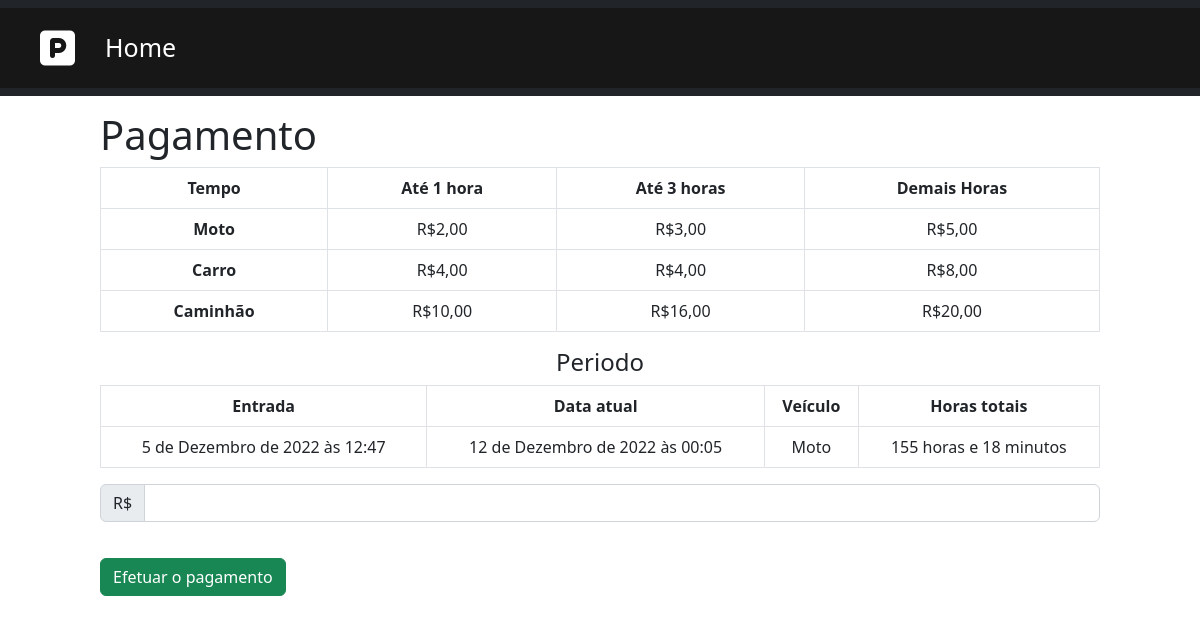
Before: /parking/28/pay with the older database file.
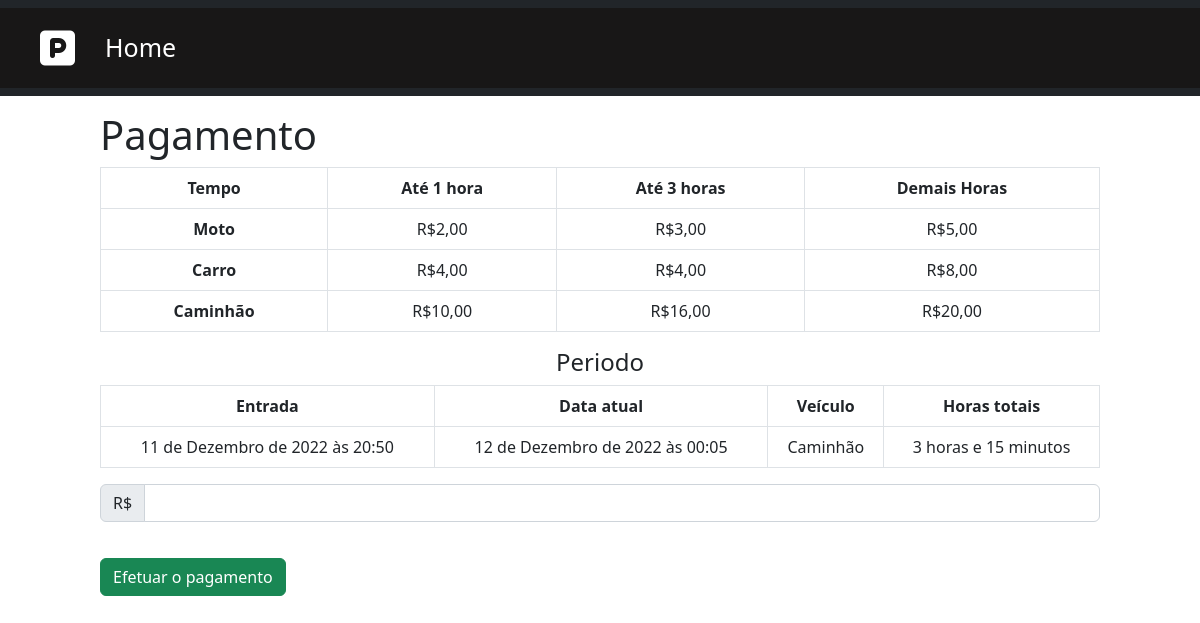
After: the same page with the newer database file.
### core/models.py (models this page shows, shortened)
class Parking(models.Model):
    TYPEVEHICLE = (
        ('Carro', "Carro"),
        ('Moto', 'Moto'),
        ('Caminhão', 'Caminhão'),
    )
    id = models.AutoField(primary_key=True, auto_created=True)
    client = models.CharField(max_length=255, verbose_name="Cliente")
    code = models.CharField(max_length=8, editable=False,
                            verbose_name="Código")
    plate = models.CharField(max_length=8, null=False,
                             verbose_name="Placa")
    value = models.FloatField(default=0, verbose_name="Valor")
    paid = models.BooleanField(default=False, verbose_name="Pago")
    left = models.BooleanField(default=False, verbose_name="Saída")
    vehicle = models.CharField(max_length=10, choices=TYPEVEHICLE,
                               verbose_name="Veículo")
    date_input = models.DateTimeField(auto_now_add=True,
                                      verbose_name="Data entrada")
    date_output = models.DateTimeField(null=True, blank=True,
                                       verbose_name="Data saída")
    @staticmethod
    def total_time(date_input: datetime):
        date_now = datetime.now()
        diff = abs(relativedelta(date_input, date_now))
        if diff.days > 0:
            total_hours = (diff.days * 24) + diff.hours
            return f'{total_hours} horas e {diff.minutes} minutos'
        return f'{diff.hours} horas e {diff.minutes} minutos'

### core/views.py (the view)
# urls.py: path("parking/<int:id>/pay", ParkingViewSet.payment, name="pay-parking"),
    @staticmethod
    def payment(request, id: int):
        parking = get_object_or_404(Parking, pk=id)
        form = PaymentForm(instance=parking)
        total_time = parking.total_time(parking.date_input)
        if request.method == 'POST':
            form = PaymentForm(request.POST, instance=parking)
            if form.is_valid():
                parking.paid = True
                form.save()
            return redirect('/')
        else:
            json_data = {'form': form,
                         'parking': parking,
                         'total_time': total_time,
                         'datetime_now': datetime.now()}
            return render(request, 'payment/payment.html', json_data)

### core/forms.py
class PaymentForm(forms.ModelForm):
    class Meta:
        model = Parking
        fields = ('value',)

### core/templates/payment/payment.html (shortened to what this page needs)
{% extends 'base.html' %}
{% load crispy_forms_tags %}
{% block content %}
<div class="offset-1 col-10 list-div">
    <h1>Pagamento</h1>
    {% include 'payment/schedules.html' %}
    <h4 class="subtitle" style="text-align: center">Periodo</h4>
    <table class="table table-bordered">
        <thead>
        <tr>
            <th scope="col">Entrada</th>
            <th scope="col">Data atual</th>
            <th scope="col">Veículo</th>
            <th scope="col">Horas totais</th>
        </tr>
        </thead>
        <tbody>
        <tr>
            <td>{{parking.date_input}}</td>
            <td>{{datetime_now}}</td>
            <td>{{parking.vehicle}}</td>
            <td>{{total_time}}</td>
        </tr>
        </tbody>
    </table>
    <form method="POST" id="form-payment">
        <div class="input-group mb-3">
            <span class="input-group-text">R$</span>
            <input type="number" min="1" name="value" id="value"
                   class="form-control" value="{{payment}}"/>
        </div>
        <input type="submit" class="btn btn-success bnt-payment"
               value="Efetuar o pagamento"/>
    </form>
</div>
{% endblock %}

Changed rows visible on the page:
changed Parking: date_input "5 de Dezembro de 2022 às 12:47" → "11 de Dezembro de 2022 às 20:50"; vehicle "Moto" → "Caminhão"
Other visible differences:
{{ total_time }}: "155 horas e 18 minutos" → "3 horas e 15 minutos"
